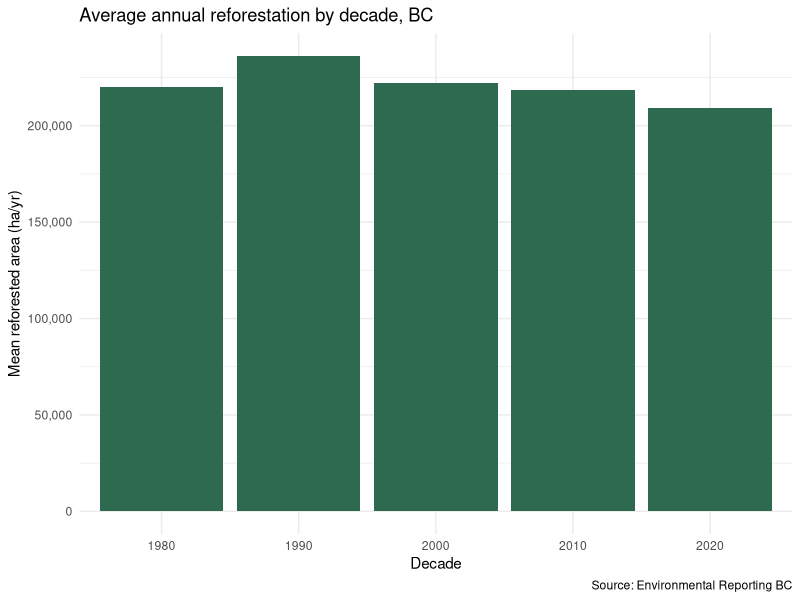

Here is the R script that generated this plot:
## ---- chunk 1
#| include: false
library(tidyverse)
library(readxl)
library(here)
library(knitr)
## ---- chunk 2
bc <- read_excel(here("data", "bc_disturbance_reforestation.xlsx"),
                 sheet = "Data")

by_decade <- bc |>
  mutate(decade = floor(Fiscal_Year / 10) * 10) |>
  group_by(decade) |>
  summarise(
    n_years            = n(),
    mean_reforested_ha = round(mean(Reforestation_ha, na.rm = TRUE)),
    mean_harvested_ha  = round(mean(Harvested_ha,     na.rm = TRUE)),
    .groups = "drop"
  ) |>
  arrange(desc(mean_reforested_ha))

by_decade |> kable()
## ---- chunk 3
#| fig-cap: "Mean annual reforested area (ha) by decade, British Columbia."
#| fig-alt: "Bar chart of mean annual reforested area by decade in British
#|   Columbia, showing which decade reforested the most on average."
by_decade |>
  ggplot(aes(x = factor(decade), y = mean_reforested_ha)) +
  geom_col(fill = "#2D6A4F") +
  scale_y_continuous(labels = scales::label_comma()) +
  labs(x = "Decade", y = "Mean reforested area (ha/yr)",
       title = "Average annual reforestation by decade, BC",
       caption = "Source: Environmental Reporting BC") +
  theme_minimal()
